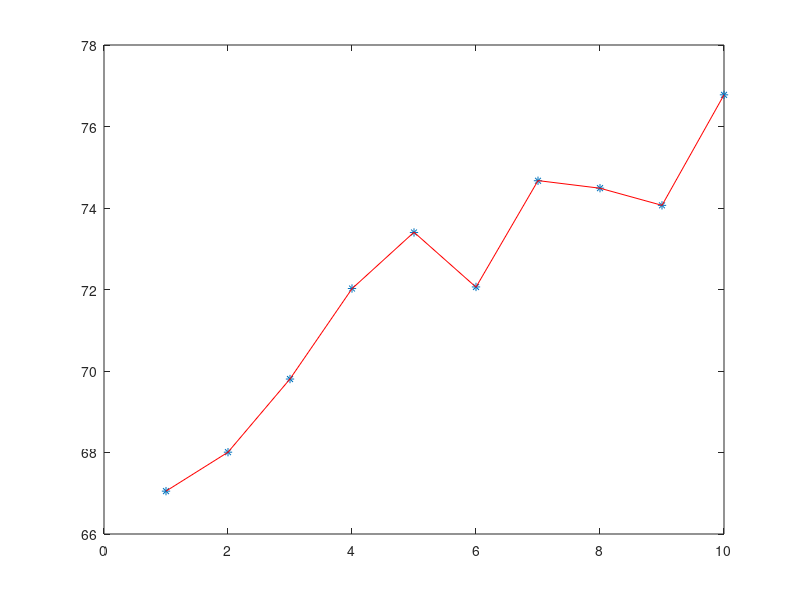
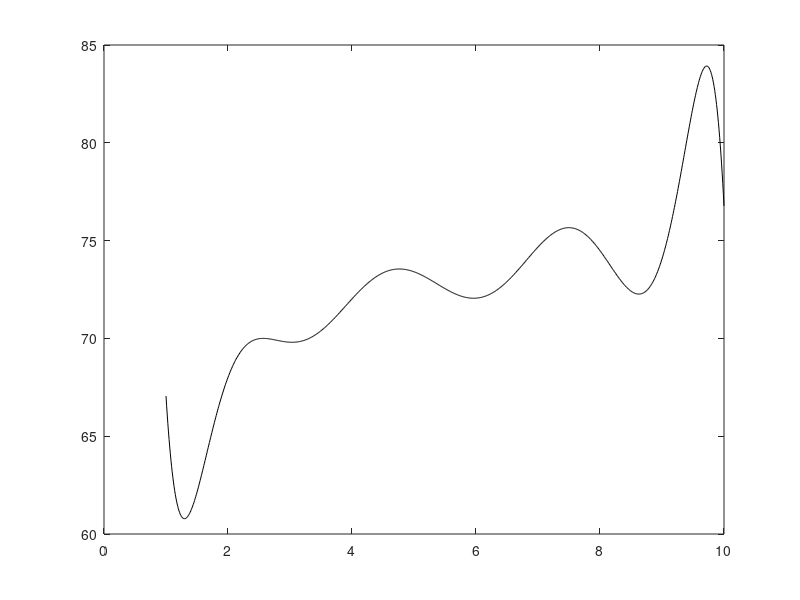

The MATLAB script that drew these images, in order:
% Oil

clear all
close all

%Enter y and t data

y = [67.052  68.008 69.803 72.024 73.4 72.063 74.669 74.487 74.065 76.777]';

N = length(y);
t = [1:N]; 
plot(t,y,'*')

%Construct the A matrix
for i = 1:N
    A(:,i) = t.^(i-1);
end

%Solve the normal equations
ATA = A'*A;
ATb = A'*y;
xls = ATA\ATb
%xls = A\

%x = linsolve(A,y);

%Construct and plot the model function

yfit = A * xls

%Calculate RMSE

hold on
plot(t,yfit,'r')
figure

t = [1:0.01:N];

%Construct the A matrix
for i = 1:N
    B(:,i) = t.^(i-1);
end

Longyfit = B * xls;
plot(t,Longyfit,'k')